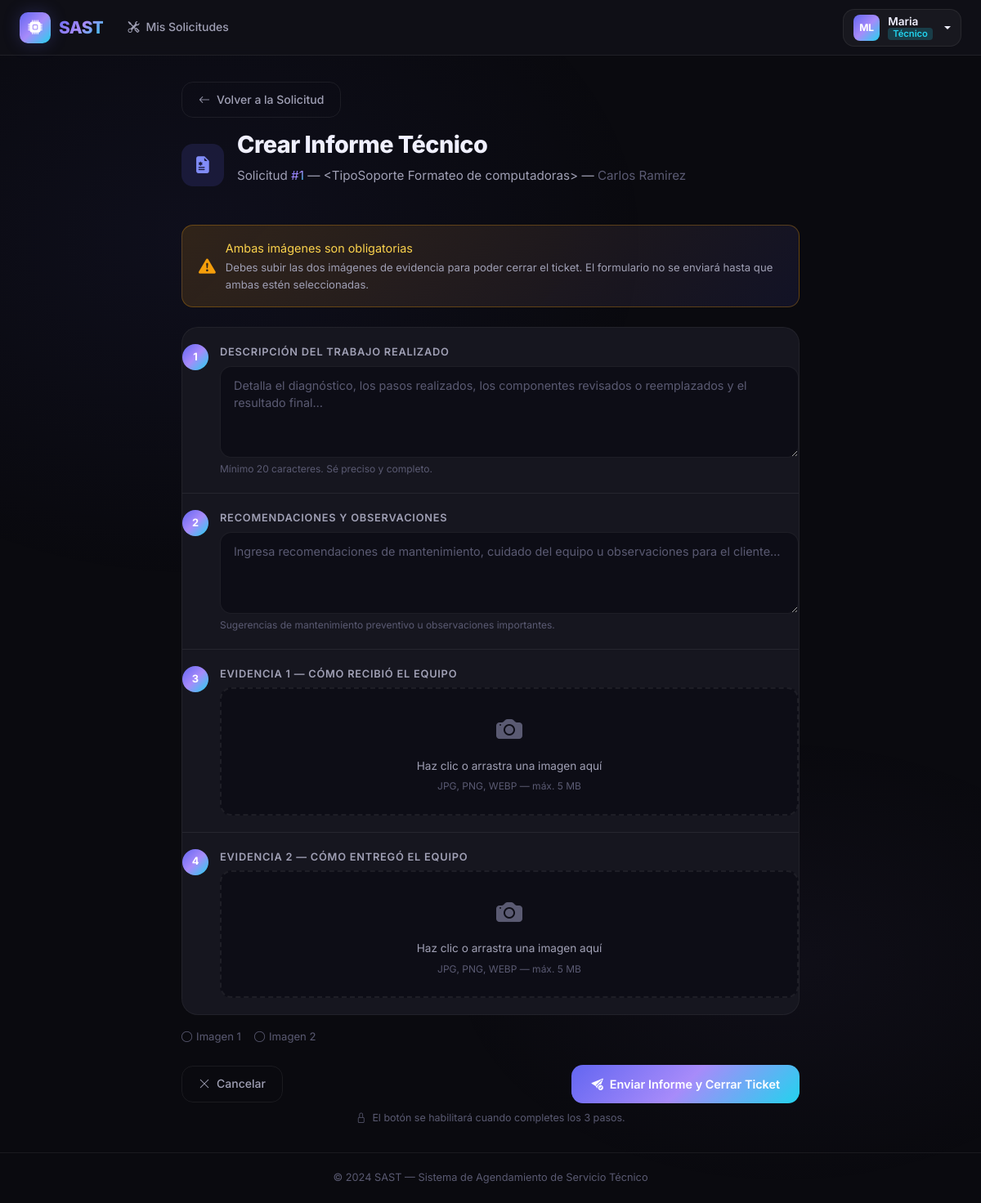
Screenshot of /tecnico/solicitud/1/informe (signed in) with the database file from the repository.
### app/models/user.py (models this page shows, shortened)
class User(UserMixin, db.Model):
    __tablename__ = 'user'
    id_user = db.Column(db.Integer, primary_key=True, autoincrement=True)
    ncedula = db.Column('Ncedula', db.String(20), nullable=False, unique=True)
    nombres = db.Column('Nombres', db.String(100), nullable=False)
    apellidos = db.Column('Apellidos', db.String(100), nullable=False)
    fecha_nacimiento = db.Column(db.Date, nullable=False)
    numero_telefono = db.Column(db.String(20), nullable=False)
    correo = db.Column('Correo', db.String(150), nullable=False, unique=True)
    contrasena = db.Column(db.String(255), nullable=False)
    sector = db.Column('Sector', db.String(100), nullable=False)
    declaracion_veracidad = db.Column(db.Boolean, default=False)
    autorizacion_datos = db.Column(db.Boolean, default=False)
    reset_token = db.Column(db.String(100), nullable=True, unique=True)
    reset_token_expiry = db.Column(db.DateTime, nullable=True)
    id_rol = db.Column(db.Integer, db.ForeignKey('roles.id_rol'), nullable=False)
    solicitudes_como_cliente = db.relationship(
        'Solicitud', foreign_keys='Solicitud.id_cliente',
        backref='cliente', lazy='dynamic'
    )
    solicitudes_como_tecnico = db.relationship(
        'Solicitud', foreign_keys='Solicitud.id_tecnico',
        backref='tecnico', lazy='dynamic'
    )
    mensajes_enviados = db.relationship('Mensaje', backref='remitente', lazy='dynamic')
    reportes = db.relationship('Reporte', backref='tecnico_reporte', lazy='dynamic')
    calificaciones_dadas = db.relationship('CalificacionTecnico', backref='cliente_calificador', lazy='dynamic')
    detalles_tecnico = db.relationship('DetallesTecnico', backref='tecnico_detalle', uselist=False)
    @property
    def nombre_completo(self):
        return f'{self.nombres} {self.apellidos}'
    @property
    def es_admin(self):
        return self.rol.nombre_rol == 'admin'
    @property
    def es_tecnico(self):
        return self.rol.nombre_rol == 'técnico'
    @property
    def es_solicitante(self):
        return self.rol.nombre_rol == 'solicitante'

class Rol(db.Model):
    __tablename__ = 'roles'
    id_rol = db.Column(db.Integer, primary_key=True, autoincrement=True)
    nombre_rol = db.Column(db.String(50), nullable=False)
    usuarios = db.relationship('User', backref='rol', lazy=True)

### app/models/solicitud.py (models this page shows, shortened)
class Solicitud(db.Model):
    __tablename__ = 'solicitudes'
    id_solicitud = db.Column(db.Integer, primary_key=True, autoincrement=True)
    descripcion = db.Column(db.Text, nullable=False)
    fecha_atencion = db.Column(db.Date, nullable=False)
    horario_solicitado = db.Column(db.String(50), nullable=False)
    recursos_adicionales = db.Column(db.Text)
    fecha_creacion = db.Column(db.DateTime, default=datetime.utcnow)
    id_cliente = db.Column(db.Integer, db.ForeignKey('user.id_user'), nullable=False)
    id_tecnico = db.Column(db.Integer, db.ForeignKey('user.id_user'), nullable=True)
    id_estado = db.Column(db.Integer, db.ForeignKey('estado_solicitudes.id_estado'), nullable=False)
    id_tipo_soporte = db.Column(db.Integer, db.ForeignKey('tipo_soportes.id_tipo_soporte'), nullable=False)
    mensajes = db.relationship('Mensaje', backref='solicitud', lazy='dynamic', cascade='all, delete-orphan')
    reporte = db.relationship('Reporte', backref='solicitud', uselist=False, cascade='all, delete-orphan')
    calificacion = db.relationship('CalificacionTecnico', backref='solicitud', uselist=False, cascade='all, delete-orphan')

class TipoSoporte(db.Model):
    __tablename__ = 'tipo_soportes'
    id_tipo_soporte = db.Column(db.Integer, primary_key=True, autoincrement=True)
    nombre_soporte = db.Column(db.String(100), nullable=False)
    solicitudes = db.relationship('Solicitud', backref='tipo_soporte', lazy=True)
    def __repr__(self):
        return f'<TipoSoporte {self.nombre_soporte}>'

### app/blueprints/tecnico/__init__.py (the view, shortened to what this page needs)
@tecnico_bp.route('/solicitud/<int:solicitud_id>/informe', methods=['GET', 'POST'])
@login_required
@tecnico_required
def crear_informe(solicitud_id):
    solicitud = Solicitud.query.get_or_404(solicitud_id)
    if solicitud.id_tecnico != current_user.id_user:
        abort(403)
    if solicitud.estado.nombre_estado in ['Resuelto', 'Cancelado']:
        flash('Esta solicitud ya está cerrada y no puede recibir un informe.', 'warning')
        return redirect(url_for('tecnico.ver_solicitud', solicitud_id=solicitud_id))
    if solicitud.reporte:
        flash('Ya existe un informe para esta solicitud.', 'info')
        return redirect(url_for('tecnico.ver_solicitud', solicitud_id=solicitud_id))
    return render_template('tecnico/informe.html', solicitud=solicitud)

### app/blueprints/tecnico/__init__.py (called while the page is built)
def tecnico_required(f):
    @wraps(f)
    def decorated(*args, **kwargs):
        if not current_user.is_authenticated:
            return redirect(url_for('auth.login'))
        if not current_user.es_tecnico:
            abort(403)
        return f(*args, **kwargs)
    return decorated

### app/templates/tecnico/informe.html (shortened to what this page needs)
{% extends 'base.html' %}
{% block content %}
<div class="container" style="max-width:780px;">
    <div class="page-header">
        <div class="mb-3">
            <a href="{{ url_for('tecnico.ver_solicitud', solicitud_id=solicitud.id_solicitud) }}"
               class="btn-outline-custom">
                <i class="bi bi-arrow-left"></i>
                Volver a la Solicitud
            </a>
        </div>
        <div class="d-flex align-items-center gap-3">
            <div class="stat-icon purple" style="width:52px;height:52px;font-size:1.3rem;border-radius:14px;flex-shrink:0;">
                <i class="bi bi-file-earmark-medical-fill"></i>
            </div>
            <div>
                <h1>Crear Informe Técnico</h1>
                <p>
                    Solicitud
                    <span class="text-gradient fw-700">#{{ solicitud.id_solicitud }}</span>
                    &mdash; {{ solicitud.tipo_soporte }}
                    &mdash; <span style="color:var(--text-muted);">{{ solicitud.cliente.nombre_completo }}</span>
                </p>
            </div>
        </div>
    </div>
    <div class="alert-notification mb-4" id="warningBanner">
        <i class="bi bi-exclamation-triangle-fill"
           style="color:var(--warning);font-size:1.3rem;flex-shrink:0;"></i>
        <div>
            <div class="fw-700" style="color:#fcd34d;font-size:0.9rem;">Ambas imágenes son obligatorias</div>
            <div style="color:var(--text-secondary);font-size:0.82rem;margin-top:2px;">
                Debes subir las dos imágenes de evidencia para poder cerrar el ticket.
                El formulario no se enviará hasta que ambas estén seleccionadas.
            </div>
        </div>
    </div>
    <form method="POST"
          action="{{ url_for('tecnico.crear_informe', solicitud_id=solicitud.id_solicitud) }}"
          enctype="multipart/form-data"
          id="informeForm"
          novalidate>
        <div class="section-card">
            <div class="section-card-body" style="padding:0;">
                <div class="report-step">
                    <div class="step-number flex-shrink-0">1</div>
                    <div class="flex-grow-1">
                        <label class="form-label" for="descripcion_trabajo">
                            Descripción del trabajo realizado
                        </label>
                        <textarea id="descripcion_trabajo"
                                  name="descripcion_trabajo"
                                  class="form-control"
                                  rows="4"
                                  placeholder="Detalla el diagnóstico, los pasos realizados, los componentes revisados o reemplazados y el resultado final…"
                                  required
                                  minlength="20">{{ request.form.get('descripcion_trabajo', '') }}</textarea>
                        <div class="mt-1" style="color:var(--text-muted);font-size:0.75rem;">
                            Mínimo 20 caracteres. Sé preciso y completo.
                        </div>
                    </div>
                </div>
                <div class="report-step">
                    <div class="step-number flex-shrink-0">2</div>
                    <div class="flex-grow-1">
                        <label class="form-label" for="recomendaciones">
                            Recomendaciones y Observaciones
                        </label>
                        <textarea id="recomendaciones"
                                  name="recomendaciones"
                                  class="form-control"
                                  rows="3"
                                  placeholder="Ingresa recomendaciones de mantenimiento, cuidado del equipo u observaciones para el cliente…">{{ request.form.get('recomendaciones', '') }}</textarea>
                        <div class="mt-1" style="color:var(--text-muted);font-size:0.75rem;">
                            Sugerencias de mantenimiento preventivo u observaciones importantes.
                        </div>
                    </div>
                </div>
                <div class="report-step">
                    <div class="step-number flex-shrink-0">3</div>
                    <div class="flex-grow-1">
                        <label class="form-label" for="imagen_evidencia_1">
                            Evidencia 1 &mdash; Cómo recibió el equipo
                        </label>
                        <div class="file-upload-area" id="uploadArea1">
                            <div id="label1">
                                <div class="file-upload-icon"><i class="bi bi-camera-fill"></i></div>
                                <div class="file-upload-text">Haz clic o arrastra una imagen aquí</div>
                                <div class="file-upload-hint">JPG, PNG, WEBP — máx. 5 MB</div>
                            </div>
                        </div>
                    </div>
                </div>
                <div class="report-step">
                    <div class="step-number flex-shrink-0">4</div>
                    <div class="flex-grow-1">
                        <label class="form-label" for="imagen_evidencia_2">
                            Evidencia 2 &mdash; Cómo entregó el equipo
                        </label>
                        <div class="file-upload-area" id="uploadArea2">
                            <div id="label2">
                                <div class="file-upload-icon"><i class="bi bi-camera-fill"></i></div>
                                <div class="file-upload-text">Haz clic o arrastra una imagen aquí</div>
                                <div class="file-upload-hint">JPG, PNG, WEBP — máx. 5 MB</div>
                            </div>
                        </div>
                    </div>
                </div>
            </div>
        </div>
        <div id="progressIndicator"
             class="d-flex align-items-center gap-3 mt-3"
             style="font-size:0.82rem;color:var(--text-muted);">
            <span id="progImg1" style="display:flex;align-items:center;gap:5px;">
                <i class="bi bi-circle" style="color:var(--text-muted);"></i> Imagen 1
            </span>
            <span id="progImg2" style="display:flex;align-items:center;gap:5px;">
                <i class="bi bi-circle" style="color:var(--text-muted);"></i> Imagen 2
            </span>
        </div>
        <div class="d-flex align-items-center justify-content-between gap-3 mt-4 flex-wrap">
            <a href="{{ url_for('tecnico.ver_solicitud', solicitud_id=solicitud.id_solicitud) }}"
               class="btn-outline-custom">
                <i class="bi bi-x-lg"></i> Cancelar
            </a>
            <button type="submit" class="btn-primary-custom" id="submitBtn" disabled>
                <i class="bi bi-send-check-fill"></i>
                Enviar Informe y Cerrar Ticket
            </button>
        </div>
        <div id="submitHint"
             class="text-center mt-2"
             style="color:var(--text-muted);font-size:0.78rem;">
            <i class="bi bi-lock me-1"></i>
            El botón se habilitará cuando completes los 3 pasos.
        </div>
    </form>
</div>
{% endblock %}

### app/templates/base.html (shortened to what this page needs)
<!DOCTYPE html>
<html lang="es">
<head>
    <link href="https://cdn.jsdelivr.net/npm/bootstrap@5.3.3/dist/css/bootstrap.min.css" rel="stylesheet">
    <link rel="stylesheet" href="https://cdn.jsdelivr.net/npm/bootstrap-icons@1.11.3/font/bootstrap-icons.min.css">
    <link rel="stylesheet" href="{{ url_for('static', filename='css/main.css') }}">
</head>
<body>
{% if current_user.is_authenticated %}
<nav class="navbar navbar-expand-lg" id="mainNavbar">
    <div class="container-fluid px-4">
        <a class="navbar-brand" href="{{ url_for('index') }}">
            <div class="brand-icon">
                <i class="bi bi-cpu-fill"></i>
            </div>
            <span>SAST</span>
        </a>
        <div class="collapse navbar-collapse" id="navContent">
            <ul class="navbar-nav me-auto mb-2 mb-lg-0">
                {% if current_user.es_admin %}
                <li class="nav-item">
                    <a class="nav-link {% if request.endpoint == 'admin.dashboard' %}active{% endif %}"
                       href="{{ url_for('admin.dashboard') }}">
                        <i class="bi bi-speedometer2 me-1"></i>Dashboard
                    </a>
                </li>
                <li class="nav-item">
                    <a class="nav-link {% if request.endpoint == 'admin.solicitudes' %}active{% endif %}"
                       href="{{ url_for('admin.solicitudes') }}">
                        <i class="bi bi-ticket-detailed me-1"></i>Solicitudes
                    </a>
                </li>
                <li class="nav-item">
                    <a class="nav-link {% if request.endpoint == 'admin.usuarios' %}active{% endif %}"
                       href="{{ url_for('admin.usuarios') }}">
                        <i class="bi bi-people me-1"></i>Usuarios
                    </a>
                </li>
                {% elif current_user.es_tecnico %}
                <li class="nav-item">
                    <a class="nav-link {% if request.endpoint == 'tecnico.dashboard' %}active{% endif %}"
                       href="{{ url_for('tecnico.dashboard') }}">
                        <i class="bi bi-tools me-1"></i>Mis Solicitudes
                    </a>
                </li>
                {% endif %}
            </ul>
            <div class="dropdown user-menu">
                <button class="btn user-btn dropdown-toggle" type="button" data-bs-toggle="dropdown">
                    <div class="user-avatar">
                        {{ current_user.nombres[0] }}{{ current_user.apellidos[0] }}
                    </div>
                    <div class="user-info">
                        <span class="user-name">{{ current_user.nombres }}</span>
                        <span class="user-role role-{{ current_user.rol.nombre_rol | replace('é', 'e') | replace('ó', 'o') }}">
                            {{ current_user.rol.nombre_rol | capitalize }}
                        </span>
                    </div>
                </button>
            </div>
        </div>
    </div>
</nav>
{% endif %}
<div id="liveToastContainer" class="toast-container position-fixed bottom-0 end-0 p-3" style="z-index:9999;">
</div>
<main class="main-content {% if not current_user.is_authenticated %}auth-page{% endif %}">
    {% block content %}{% endblock %}
</main>
<footer class="app-footer">
    <div class="container text-center">
        <span>© 2024 SAST — Sistema de Agendamiento de Servicio Técnico</span>
    </div>
</footer>
</body>
</html>

### rows the page displays
User: Nombres "M", Apellidos "L", nombres "Maria"
Rol: rol.nombre_rol "Técnico"
Solicitud: id_solicitud "1"
TipoSoporte: tipo_soporte "<TipoSoporte Formateo de computadoras>"
User: cliente.nombre_completo "Carlos Ramirez"
